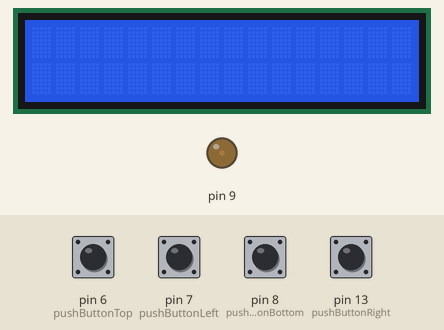
Bench run of a sketch on a simulated Arduino Uno, built with avr-gcc and run on an emulated ATmega328P. On the bench: 16×2 character LCD, output pins drawn as LEDs (lit = HIGH). Inputs (shaded band) come from the test bench; at power-on: pin 7 (pushButtonLeft), pin 13 (pushButtonRight) HIGH, pin 6 (pushButtonTop), pin 8 (pushButtonBottom) LOW. Random numbers use the default seed unless the sketch sets one; what the sketch prints to the serial monitor is not drawn.

Above: at 1.2 s.
1.3 s: pin 7 (pushButtonLeft) pulled LOW for 1 s
At 1.8 s:
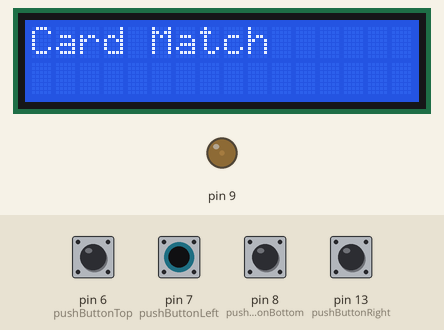
3.8 s: pin 8 (pushButtonBottom) pulled HIGH for 0.15 s
At 5.2 s:
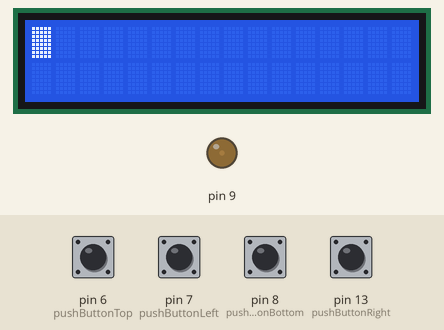

The sketch:

Final_Project.ino
```cpp
#include <LiquidCrystal.h>
LiquidCrystal lcd (12, 11, 5, 4, 3, 2);


int pushButtonLeft = 7;
int pushButtonRight = 13;
int pushButtonTop = 6;
int pushButtonBottom = 8;

int buttonStateLeft = 0;
int buttonStateRight = 0;
int buttonStateTop = 0;
int buttonStateBottom = 0;

int prevButtonStateLeft;
int prevButtonStateRight;
int prevButtonStateTop;
int prevButtonStateBottom;

int contrast = 20;

int cursorVertical = 0;
int cursorHorizontal = 0;

char rowOne[] = "000000";
char rowTwo[] = "000000";

char symbols[] = { '=', '+', '-', '*', '&', '@', ' '};

char temp1;
char temp2;

int tempSpot1 = 0;
int tempSpot2 = 0;


char hiddenTop[] = {'+','*','&','@','-','='};
char hiddenBottom[] = {'@','-','=','&','*','+'};

int randNumber;

int i = 5;
int j = 0;

int screenState = 0;

void setup() {
  Serial.begin(9600);
  lcd.begin(16, 2);
  pinMode(9, OUTPUT);
  pinMode(pushButtonLeft, INPUT);
  pinMode(pushButtonRight, INPUT);
  pinMode(pushButtonTop, INPUT);
  pinMode(pushButtonBottom, INPUT);
  analogWrite(9, contrast);
  // randomSeed() will then shuffle the random function
  randomSeed(analogRead(0));

}

//gets the menu screen that reads the game title
void getStartMenu(){
  if(buttonStateLeft == LOW || buttonStateRight == LOW){
        lcd.print("Card Match");
        delay(50);
        lcd.clear();
     }

     //check if button is pressed, HIGH means it's pressed
     // check to see if both buttons are pressed, if they are clear the lcd screen and go to next screen
     //prevent from holding down a button
    if(buttonStateBottom != prevButtonStateBottom && buttonStateRight != prevButtonStateRight){
     if (buttonStateBottom == HIGH && buttonStateRight == HIGH) {
        screenState++;
        lcd.clear();

      }//prevent holding down of buttons

     prevButtonStateRight = buttonStateRight;
     prevButtonStateBottom = buttonStateBottom;
    }


}


//goes to game screen
   void gameScreen(){

      lcd.print(rowOne);
      lcd.setCursor(cursorHorizontal,cursorVertical);
      lcd.blink();


      lcd.setCursor(0,1);
      lcd.print(rowTwo);
      lcd.setCursor(cursorHorizontal,cursorVertical);
      delay(50);
      lcd.clear();


  //moves the cursor to the left
  if(buttonStateLeft != prevButtonStateLeft){
    if(buttonStateLeft == HIGH && buttonStateRight == LOW){
     cursorHorizontal = cursorHorizontal - 1;


    }
    prevButtonStateLeft = buttonStateLeft;
  }
  //moves cursor to the right
    if(buttonStateRight != prevButtonStateRight){
    if(buttonStateLeft == LOW && buttonStateRight == HIGH){
     cursorHorizontal = cursorHorizontal + 1;


    }
    prevButtonStateRight = buttonStateRight;
  }

    //moves the cursor up
       if(buttonStateTop != prevButtonStateTop){
    if(buttonStateBottom == LOW && buttonStateTop == HIGH){
     cursorVertical = cursorVertical + 1;


    }
    prevButtonStateTop = buttonStateTop;
  }

  //States vertical bounds for the cursor
    if(cursorVertical > 1){
      cursorVertical = 1;
    }

  //States vertical bounds for the cursor
    if(cursorVertical < 0){
      cursorVertical = 0;
    }
  //States Horizontal bounds for the cursor
    if(cursorHorizontal == 6){
      cursorHorizontal = 5;
    }
  //States Horizontal bounds for the cursor
    if(cursorHorizontal == -1){
      cursorHorizontal = 0;
    }


  //check if button is pressed, HIGH means it's pressed
  // check to see if both buttons are pressed, if they are set the array of either rowOne or rowTwo to a random symbol
  //prevent from holding down a button
     if (buttonStateLeft == HIGH && buttonStateRight == HIGH) {

        if(cursorVertical == 0){
         delay(1000);
           // print a random number from 0 to 5
          randNumber = random(0, i);
          Serial.println(randNumber);
          rowOne[cursorHorizontal] = hiddenTop[randNumber];
          tempSpot1 = cursorHorizontal; //temp spot for top row first chosen

        }


        if(cursorVertical == 1) {
          delay(1000);
           // print a random number from 0 to 5
          randNumber = random(0, i);
          rowTwo[cursorHorizontal] = hiddenBottom[randNumber];

          tempSpot2 = cursorHorizontal; // temp spot for bot row first chosen

        }

         if(temp1 == NULL){ // if temp 1 has no val random num from 0 - 5
            temp1 = hiddenTop[randNumber];
            Serial.print("temp1: ");
            Serial.println(temp1);


          }else if (temp1 != NULL){
            temp2 = hiddenBottom[randNumber];
            Serial.print("temp2: ");
            Serial.println(temp2);

          }

          if(temp1 == temp2){
            if(cursorVertical == 1){ //if cursor is on second row and if temp 1 is  = to temp 2, set temps back to blank as 1 point
               rowTwo[cursorHorizontal] = symbols[6];
               rowOne[tempSpot1] = symbols[6];
               temp1 = NULL;
               temp2 = NULL;

              // tempSpot1 = 0;
              // tempSpot2 = 0;
            }
            if(cursorVertical == 0){//if cursor is on first row and if temp 1 is  = to temp 2, set temps back to blank as 1 point
              rowTwo[tempSpot2] = symbols[6];
               rowOne[cursorHorizontal] = symbols[6];
               temp1 = NULL;
               temp2 = NULL;

               // tempSpot1 = 0;
                //tempSpot2 = 0;
            }
          }

          if(temp1 != temp2 && temp2 != NULL){

            if(cursorVertical == 1){ //if cursor is on second row and if temp 1 is not = to temp 2, set temps back to 0 as reset
          rowTwo[cursorHorizontal] = '0';
            rowOne[tempSpot1] = '0';
               temp1 = NULL;
               temp2 = NULL;
              // tempSpot1 = 0;
               // tempSpot2 = 0;
            }
            //if cursor is on first row and if temp 1 is not = to temp 2, set temps back to 0 as reset
            if(cursorVertical == 0){

              rowTwo[tempSpot2] = '0';
               rowOne[cursorHorizontal] = '0';
               temp1 = NULL;
               temp2 = NULL;
                //tempSpot1 = 0;
               // tempSpot2 = 0;
            }
          }
          //ends game
          if(rowOne[1] == symbols[6] && rowTwo[5] == symbols[6]){
            lcd.clear();
            screenState++;

          }
        }
        prevButtonStateLeft = buttonStateLeft;
         prevButtonStateRight = buttonStateRight;

     if(buttonStateBottom != prevButtonStateBottom){
    if(buttonStateBottom == HIGH && buttonStateTop == LOW){
     cursorVertical = cursorVertical - 1;


    }
    prevButtonStateBottom = buttonStateBottom;
  }


}

 void gameOver(){

      lcd.print("You Won!");

 }


void loop() {

  //read state of pushbutton value
  buttonStateLeft = digitalRead(pushButtonLeft);
  buttonStateRight = digitalRead(pushButtonRight);
  buttonStateTop = digitalRead(pushButtonTop);
  buttonStateBottom = digitalRead(pushButtonBottom);

   //gets Welcome Screen
   if(screenState == 0) {
    getStartMenu();

   }

 //gets game screen
  if (screenState == 1){
   gameScreen();

  }

  if (screenState == 2){
  gameOver();

  }
}
```

Measured:
- after the input at 1.3 s, the display: changes at once (image 1)
- after the input at 3.8 s, the display: first changes at once (image 2 shows a later state)
